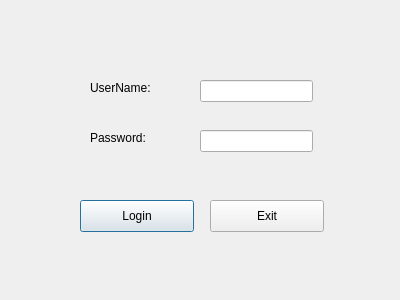
<?xml version="1.0" encoding="UTF-8"?>
<ui version="4.0">
 <class>ICSLoginForm</class>
 <widget class="QDialog" name="ICSLoginForm">
  <property name="geometry">
   <rect>
    <x>0</x>
    <y>0</y>
    <width>400</width>
    <height>300</height>
   </rect>
  </property>
  <property name="windowTitle">
   <string>Inventory Control System</string>
  </property>
  <widget class="QLabel" name="usrLabel">
   <property name="geometry">
    <rect>
     <x>90</x>
     <y>80</y>
     <width>71</width>
     <height>16</height>
    </rect>
   </property>
   <property name="text">
    <string>UserName:</string>
   </property>
  </widget>
  <widget class="QLabel" name="usrPwdLabel">
   <property name="geometry">
    <rect>
     <x>90</x>
     <y>130</y>
     <width>71</width>
     <height>16</height>
    </rect>
   </property>
   <property name="text">
    <string>Password:</string>
   </property>
  </widget>
  <widget class="QLineEdit" name="usrLineEdit">
   <property name="geometry">
    <rect>
     <x>200</x>
     <y>80</y>
     <width>113</width>
     <height>22</height>
    </rect>
   </property>
  </widget>
  <widget class="QLineEdit" name="pwdLineEdit">
   <property name="geometry">
    <rect>
     <x>200</x>
     <y>130</y>
     <width>113</width>
     <height>22</height>
    </rect>
   </property>
  </widget>
  <widget class="QPushButton" name="loginButton">
   <property name="geometry">
    <rect>
     <x>80</x>
     <y>200</y>
     <width>114</width>
     <height>32</height>
    </rect>
   </property>
   <property name="text">
    <string>Login</string>
   </property>
  </widget>
  <widget class="QPushButton" name="exitButton">
   <property name="geometry">
    <rect>
     <x>210</x>
     <y>200</y>
     <width>114</width>
     <height>32</height>
    </rect>
   </property>
   <property name="text">
    <string>Exit</string>
   </property>
  </widget>
 </widget>
 <resources/>
 <connections/>
</ui>
